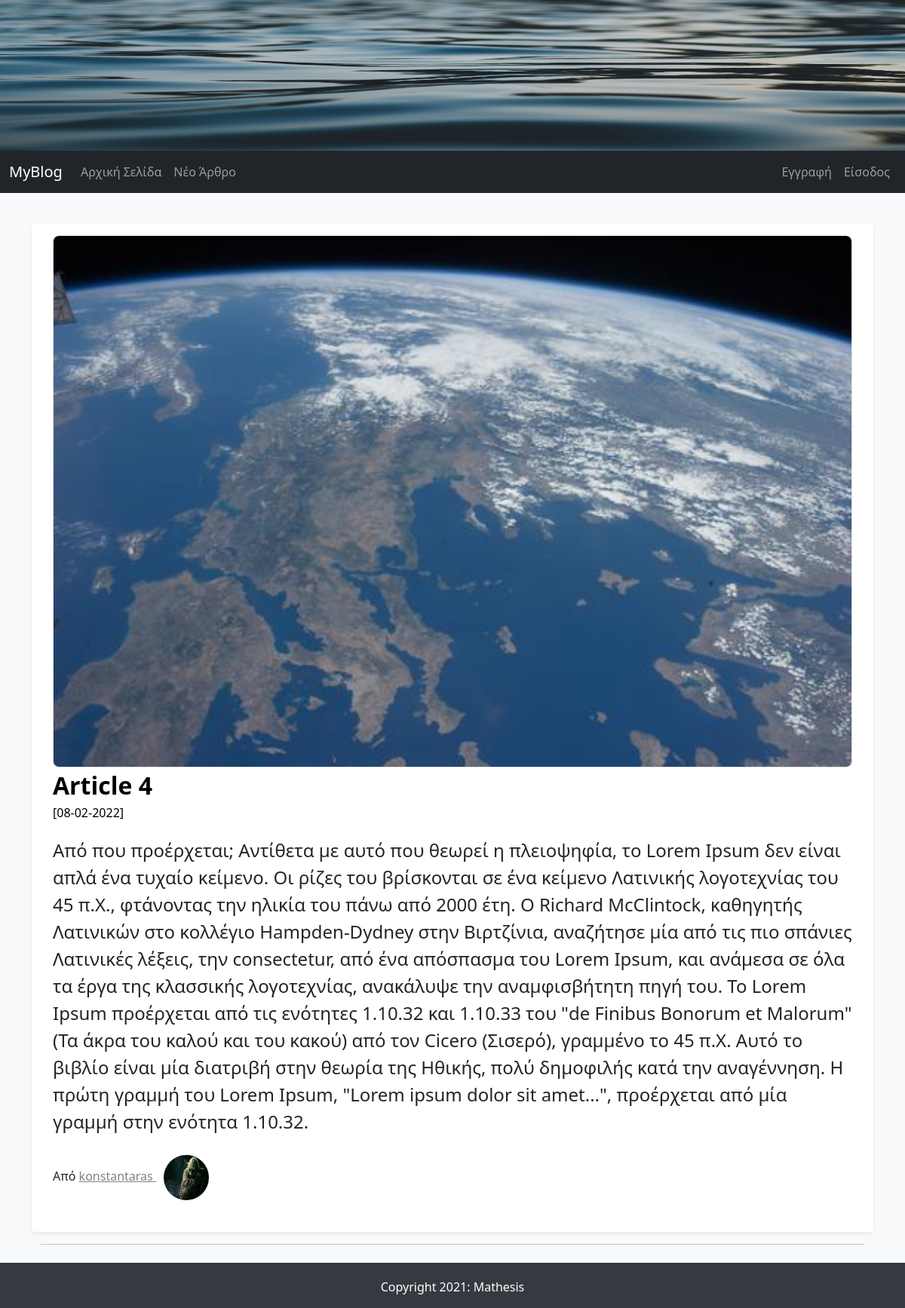
/full_article/5, run on the app's committed database.
### FlaskBlogApp/models.py (models this page shows, shortened)
class Article(db.Model):
    id = db.Column(db.Integer, primary_key=True)
    article_title = db.Column(db.String(50), nullable=False)
    article_body = db.Column(db.Text(), nullable=False)
    article_image = db.Column(db.String(30), default='default_article_image.jpg', nullable=False)
    date_created = db.Column(db.DateTime, default=datetime.utcnow, nullable=False)
    user_id = db.Column(db.Integer, db.ForeignKey('user.id'), nullable=False) # user.id of the table not of the class

class User(db.Model, UserMixin): # UserMixin extends class to flask-login capabilities
    id = db.Column(db.Integer, primary_key=True)
    username = db.Column(db.String(15), unique=True, nullable=False)
    email = db.Column(db.String(150), unique=True, nullable=False)
    password = db.Column(db.String(36), nullable=False)
    profile_image = db.Column(db.String(30), default='default_profile_image.jpg')
    articles = db.relationship('Article', backref='author', lazy=True) # Article - relationship with the model not the table

### FlaskBlogApp/routes.py (the view)
@app.route("/full_article/<int:article_id>", methods=["GET"])
def full_article(article_id):
    article = Article.query.get_or_404(article_id)
    return render_template("full_article.html", article=article)

### FlaskBlogApp/templates/full_article.html (shortened to what this page needs)
{% extends "base.html" %}
{% block content %}
    <main role="main" class="container">
        {% if article %}
            <div class="row my-3 p-3 bg-body rounded shadow-sm">
                <div class="col col-md-12">
                {% if article.article_image and article.article_image != 'default_article_image.jpg' %}
                    <img src="{{ url_for('static', filename='images/articles_images/'+article.article_image) }}" alt="" class="img-responsive a_image" width="100%">
                {% endif %}
                </div>
                <div class="col col-md-12">
                <div class="main-article-title">
                    {{ article.article_title | safe }}
                </div>
                <small class="article_date">[{{ article.date_created.strftime('%d-%m-%Y') }}]</small>
                <p class="main-article-partial-text">
                    {{ article.article_body | safe }}
                </p>
                <p class="">Από
                    <span>
                    <a class="author-name" href="{{ url_for('articles_by_author', author_id=article.author.id) }}"> {{ article.author.username }}
                        <img class="rounded-circle profile-image" alt="{{ article.author.username }}" src="{{ url_for('static', filename='images/profiles_images/'+article.author.profile_image) }}" data-holder-rendered="true" data-bs-toggle="tooltip" data-bs-placement="top" title="{{ article.author.username }}">
                    </a>
                    </span>
                </p>
                </div>
            </div>
            <hr>
        {% endif %}
    </main>
{% endblock content %}

### FlaskBlogApp/static/css/styles.css (style rules this page uses)
body { background-color: #f8f9fa; }
.container { margin-top: 20px; }
.main-article-title { font-size: 2em; font-weight: bold; text-decoration: none; color: black; }
.article_date,.article_date:hover { font-size: 1em; color: black; }
.main-article-partial-text,.main-article-full-text { font-size: 1.5em; margin-top: 20px; }
.author-name:link { color: gray; }
.main-article-category:hover,.main-article-title:hover,.author-name { text-decoration: underline; color: black; }
.row { margin-top: 20px; }
.profile-image { width: 60px; height: 60px; margin: 10px; }
.a_image { border: 1px solid #ddd; border-radius: 8px; }

### data on the page
Article: article_image (picture), article_title "Article 4", date_created "08-02-2022", article_body "Από που προέρχεται; Αντίθετα με αυτό που θεωρεί η πλειοψηφία, το Lorem Ipsum δεν είναι απλά ένα τυχαίο κείμενο. Οι ρίζες του βρίσκονται σε ένα κείμενο Λατινικής λογοτεχνίας του 45 π.Χ., φτάνοντας την ηλικία του πάνω από 2000 έτη. Ο Richard McClintock, καθηγητής Λατινικών στο κολλέγιο Hampden-Dydney στην Βιρτζίνια, αναζήτησε μία από τις πιο σπάνιες Λατινικές λέξεις, την consectetur, από ένα απόσπασμα του Lorem Ipsum, και ανάμεσα σε όλα τα έργα της κλασσικής λογοτεχνίας, ανακάλυψε την αναμφισβήτητη πηγή του. To Lorem Ipsum προέρχεται από τις ενότητες 1.10.32 και 1.10.33 του \"de Finibus Bonorum et Malorum\" (Τα άκρα του καλού και του κακού) από τον Cicero (Σισερό), γραμμένο το 45 π.Χ. Αυτό το…"
User: author.username "konstantaras", profile_image (picture)
